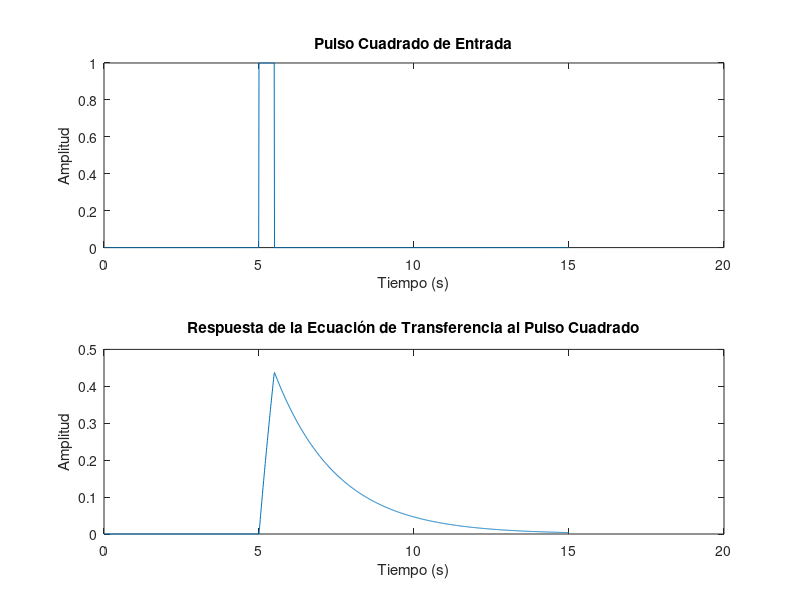

This figure's MATLAB source:
% Parámetros de la ecuación de transferencia
pkg load control
pkg load signal
s=tf("s")
% Parámetros de la ecuación de transferencia
K = 1;  % Ganancia
T = 2;  % Constante de tiempo

% Ecuación de transferencia
numerator = [K+1];
denominator = [T, 1];
G = tf(numerator, denominator);

% Generar el tiempo para la simulación
t = 0:0.01:15;  % Ajustar el tiempo según tus necesidades

% Generar la señal de entrada (pulso cuadrado) que inicia a los 5 segundos y dura 0.5 segundos
input_signal = (t >= 5) & (t < 5.5);

% Inicializar la salida como cero
output_signal = zeros(size(t));

% Encontrar el índice del tiempo donde comienza el pulso
pulse_start_index = find(input_signal, 1);

% Evaluar la función de transferencia solo durante el pulso
output_signal(pulse_start_index:end) = lsim(G, input_signal(pulse_start_index:end), t(pulse_start_index:end));

% Graficar la entrada y la salida por separado
figure;

subplot(2, 1, 1);
plot(t, input_signal);
title('Pulso Cuadrado de Entrada');
xlabel('Tiempo (s)');
ylabel('Amplitud');

subplot(2, 1, 2);
plot(t, output_signal);
title('Respuesta de la Ecuación de Transferencia al Pulso Cuadrado');
xlabel('Tiempo (s)');
ylabel('Amplitud');